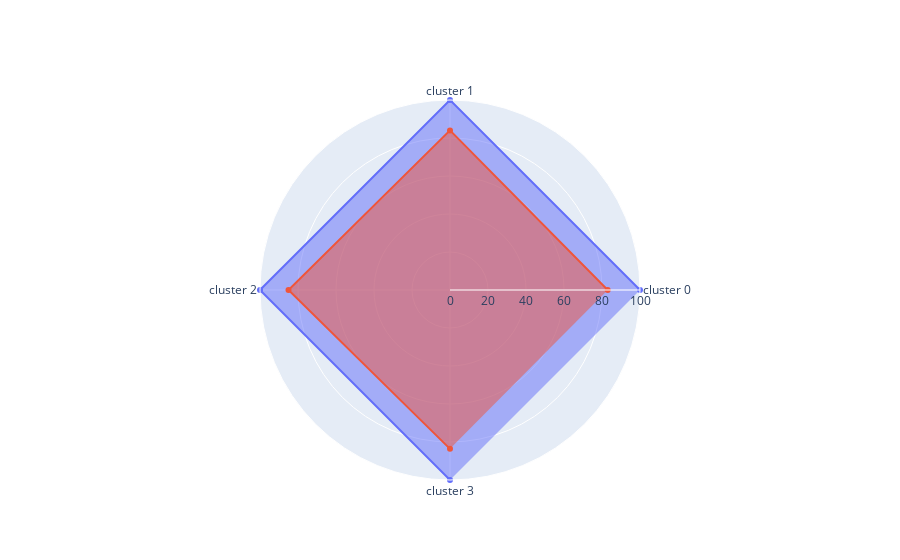

This figure's notebook cell:
### Code cell
# no_areas
import plotly.graph_objects as go

categories = ['cluster 0','cluster 1','cluster 2', 'cluster 3']

fig = go.Figure()

fig.add_trace(go.Scatterpolar(
      #r=list(a.no_areas),
      r=[100,100,100,100],
      theta=categories,
      fill='toself',
      name='Product A'
))
fig.add_trace(go.Scatterpolar(
      #r=list(b.no_areas),
      r=[83, 84, 85, 83.6],

      theta=categories,
      fill='toself',
      name='Product B'
))

fig.update_layout(
  polar=dict(
    radialaxis=dict(
      visible=True,
      range=[0, 100]
    )),
  showlegend=False
)

fig.show()

### Figure 1 — Plotly figure (JSON) as saved in the notebook; plotly's stock layout.template omitted (floating-point values rounded to 4 significant figures)
{"data": [{"fill": "toself", "name": "Product A", "r": [100, 100, 100, 100], "theta": ["cluster 0", "cluster 1", "cluster 2", "cluster 3"], "type": "scatterpolar"}, {"fill": "toself", "name": "Product B", "r": [83, 84, 85, 83.6], "theta": ["cluster 0", "cluster 1", "cluster 2", "cluster 3"], "type": "scatterpolar"}], "layout": {"polar": {"radialaxis": {"range": [0, 100], "visible": true}}, "showlegend": false}}
